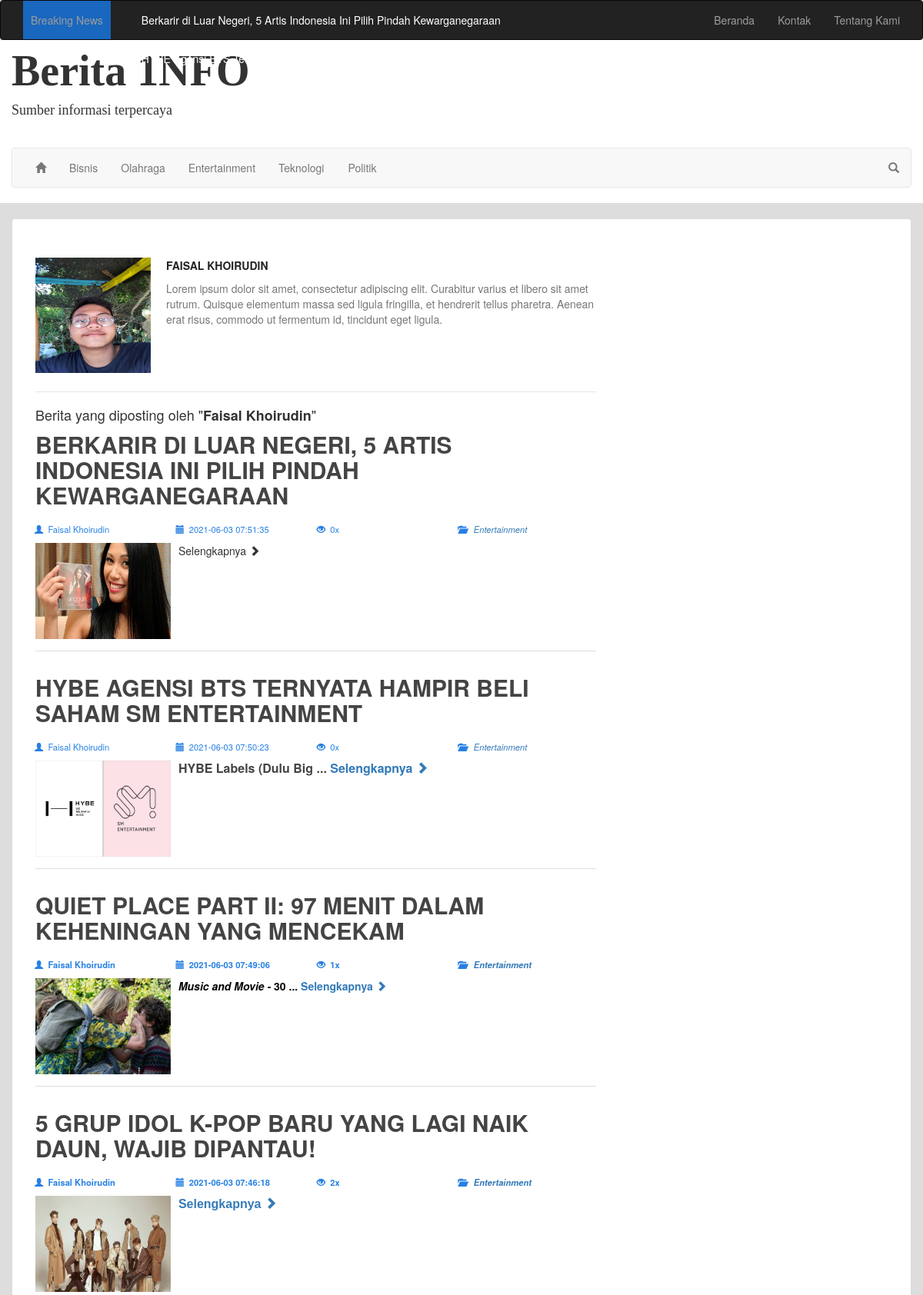
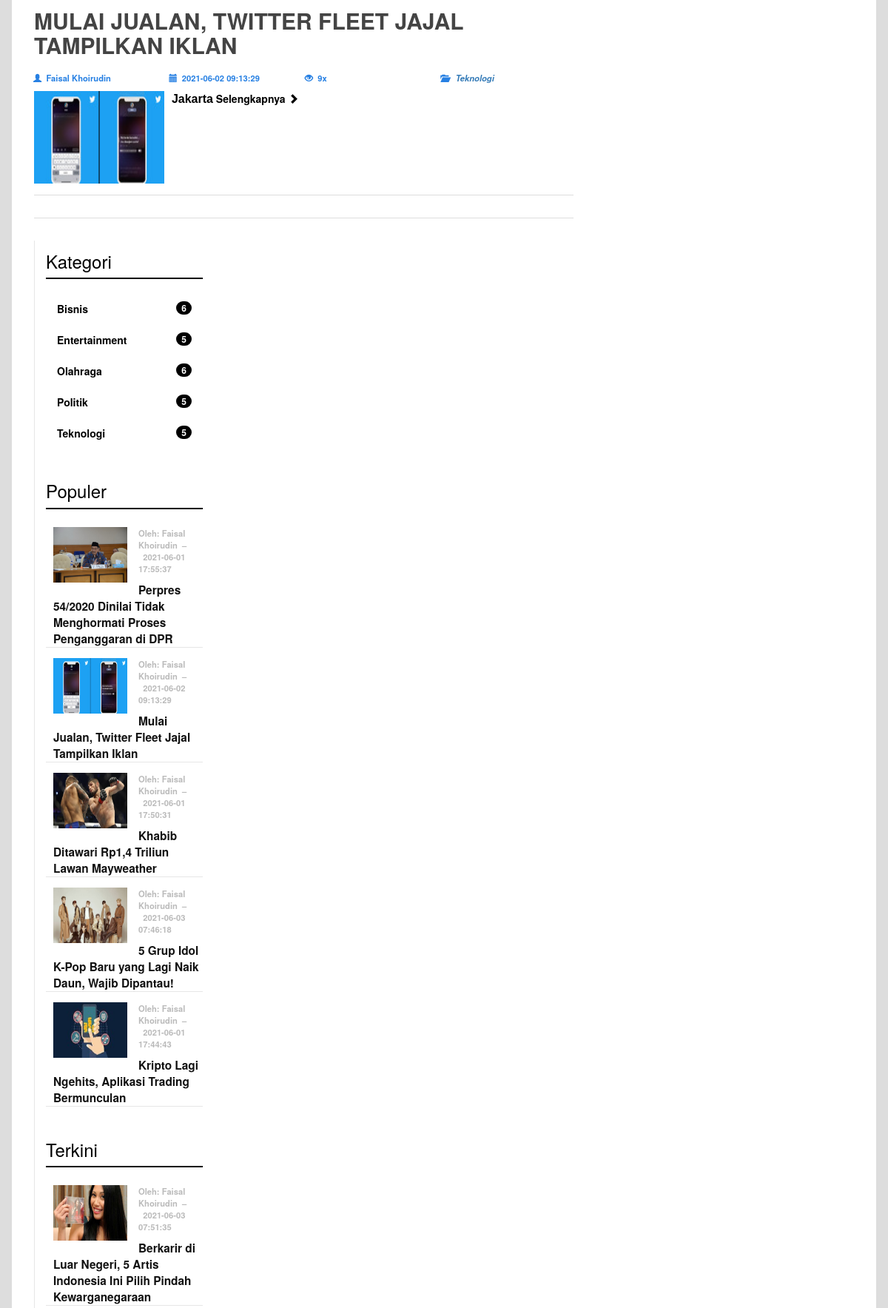
/penulis.php?id=1 (upper part), run on the app's committed database (2 pictures, top to bottom).
### tables this page shows
CREATE TABLE `berita` (
  `id_berita` int(11) NOT NULL,
  `judul` varchar(100) NOT NULL,
  `id_kategori` int(11) NOT NULL,
  `gambar` varchar(100) NOT NULL,
  `teks_berita` text NOT NULL,
  `tgl_posting` datetime NOT NULL,
  `id_admin` int(11) NOT NULL,
  `dilihat` int(11) NOT NULL
);

CREATE TABLE `halaman` (
  `id_hal` int(11) NOT NULL,
  `nm_halaman` varchar(30) NOT NULL,
  `link` varchar(30) NOT NULL
);

CREATE TABLE `kategori` (
  `id_kategori` int(11) NOT NULL,
  `kategori` varchar(30) NOT NULL
);

### config/config.php (called while the page is built)
<?php
$base_url = 'http://localhost/ebisnis/';
?>

### lib/site_title.php (called while the page is built, shortened)
<?php
function site_title() {
	global $koneksi;
	$site_title = 'Berita 1NFO';
	$url = $_SERVER['REQUEST_URI'];
	$explode_url = explode("/", $url);
	if (!isset($_GET['id'])) {
		switch ($explode_url[2]) {
			case '':
				$site_subtitle = 'Sumber berita terpercaya';
				$title = $site_title." | ".$site_subtitle;
				break;
			case 'index.php':
				$site_subtitle = 'Sumber berita terpercaya';
				$title = $site_title." | ".$site_subtitle;
				break;
			case 'tentang.php':
				$site_subtitle = 'Tentang Berita 1NFO';
				$title = $site_subtitle." | ".$site_title;
				break;
			case 'kontak.php':
				$site_subtitle = 'Kontak Kami';
				$title = $site_subtitle." | ".$site_title;
				break;
			default:
				$site_subtitle = 'Halaman Tidak Ditemukan';
				$title = $site_subtitle." | ".$site_title;
				break;
		}
	} else {
		$id = $_GET['id'];
		$explode_again = explode("?", $explode_url[2]);
		switch ($explode_again[0]) {
			case 'penulis.php':
				$sql = "SELECT nama_admin FROM admin WHERE id_admin='".$id."'";
				$qry = $koneksi->query($sql) or die("Error di title kategori:".$koneksi->error);
				$data = $qry->fetch_assoc();
				$site_subtitle = "Berita oleh ".$data['nama_admin'];
				break;
		}
		$title = $site_subtitle." | ".$site_title;
	}
	return $title;
}

### penulis.php (the view, shortened to what this page needs)
<?php include 'header.php';
$limit = 5;
if(isset($_GET['p']))
{
    $noPage = $_GET['p'];
}
else $noPage = 1;
$offset = ($noPage - 1) * $limit;
$sqlAuthor = "SELECT nama_admin, foto, deskripsi FROM admin WHERE id_admin='".$koneksi->real_escape_string($_GET['id'])."'";
$qryAuthor = $koneksi->query($sqlAuthor) or die($koneksi->error);
$jumlah = $qryAuthor->num_rows;
if ($jumlah > 0) {
	$author = $qryAuthor->fetch_assoc();
	$sqlIndex = "SELECT
	berita.id_berita,
	berita.judul,
	berita.gambar,
	berita.teks_berita,
	berita.tgl_posting,
	berita.dilihat,
	admin.id_admin,
	admin.nama_admin,
	kategori.id_kategori,
	kategori.kategori
	FROM
	admin
	INNER JOIN berita ON admin.id_admin = berita.id_admin
	INNER JOIN kategori ON kategori.id_kategori = berita.id_kategori
	WHERE admin.id_admin = '".$koneksi->real_escape_string($_GET['id'])."'
	ORDER BY
	berita.tgl_posting DESC
	LIMIT ".$offset.",". $limit;
	$qryIndex = $koneksi->query($sqlIndex);
} else {
	echo "<script>window.location = '404.php'</script>";
}
?>
<div class="container-fluid">
	<div class="row">
		<div class="container konten-wrapper">
			<div class="panel panel-default">
				<div class="panel-body main">
					<div class="col-md-8">
						<div class="author">
							<div class="author-img wow fadeIn" data-wow-duration="3s" data-wow-delay="5s">
								<img width="150" height="150" src="<?php echo $base_url; ?>images/author/<?php echo $author['foto']; ?>">
							</div>
							<div class="author-data">
								<p><span class="author-name"><?php echo $author['nama_admin']; ?></span></p>
								<p class="author-desc text-muted"><?php echo $author['deskripsi']; ?></p>
							</div>
						</div>
						<h4>Berita yang diposting oleh "<strong><?php echo $author['nama_admin']; ?></strong>"</h4>
						<?php while ($post_auth = $qryIndex->fetch_assoc()) { ?>
						<div class="post">
							<div class="row post-title">
								<div class="col-sm-12">
									<a href="<?php echo $base_url."detail.php?id=".$post_auth['id_berita']."&amp;judul=".strtolower(str_replace(" ", "-",$post_auth['judul'])); ?>">
										<h2><?php echo strtoupper($post_auth['judul']); ?></h2>
									</a>
								</div>
							</div>
							<div class="row post-meta">
								<div class="col-sm-3">
									<i class="glyphicon glyphicon-user"></i>&nbsp;&nbsp;<?php echo $author['nama_admin']; ?>
								</div>
								<div class="col-sm-3">
									<i class="glyphicon glyphicon-calendar"></i>&nbsp;&nbsp;<?php echo $post_auth['tgl_posting']; ?>
								</div>
								<div class="col-sm-3">
									<i class="glyphicon glyphicon-eye-open"></i>&nbsp;&nbsp;<?php echo $post_auth['dilihat']; ?>x
								</div>
								<div class="col-sm-3">
									<i class="glyphicon glyphicon-folder-open"></i>&nbsp;&nbsp;
									<a href="<?php echo $base_url."kategori.php?id=".$post_auth['id_kategori']."&amp;".
									strtolower(str_replace(' ', '-',$post_auth['kategori'])); ?>">
										<em><?php echo $post_auth['kategori']; ?></em>
									</a>
								</div>
							</div>
							<div class="row post-content">
								<div class="col-sm-12 excerpt">
									<img src="<?php echo $base_url."images/".$post_auth['gambar']; ?>" class="wow fadeIn">
									<?php echo substr($post_auth['teks_berita'], 0,200); ?>...
									<a href="<?php echo $base_url."detail.php?id=".$post_auth['id_berita']."&amp;judul=".
									strtolower(str_replace(' ', '-', $post_auth['judul'])); ?>">
										Selengkapnya <i class="glyphicon glyphicon-chevron-right"></i>
									</a>
								</div>
							</div>
						</div>
						<?php } ?>
					</div>
					<?php include 'sidebar.php'; ?>
				</div>
			</div>
		</div>
	</div>
</div>
<?php include 'footer.php';

### header.php (shortened to what this page needs)
<?php
require_once 'config/config.php';
require_once 'config/koneksi.php';
require_once 'lib/site_title.php';
$sqlHal = 'SELECT * FROM halaman';
$qryHal = $koneksi->query($sqlHal) or die($koneksi->error);
$sqlKat = 'SELECT
kategori.id_kategori,
kategori.kategori
FROM
kategori
INNER JOIN berita ON kategori.id_kategori = berita.id_kategori
GROUP BY
kategori.kategori
ORDER BY
kategori.id_kategori ASC
LIMIT 0, 5';
$qryKat = $koneksi->query($sqlKat) or die($koneksi->error);
$sqlBreaking = 'SELECT berita.id_berita, berita.judul FROM berita ORDER BY berita.tgl_posting DESC LIMIT 0, 5';
$qryBreaking = $koneksi->query($sqlBreaking);
$url = $_SERVER['REQUEST_URI'];
$explode_url = explode("/", $url);
?>
<!DOCTYPE html>
<html lang="en">
<head>
  <link rel="stylesheet" href="assets/bootstrap/css/bootstrap.min.css">
  <link rel="stylesheet" href="assets/wow/css/animate.css">
  <link rel="stylesheet" href="assets/font-awesome/css/font-awesome.min.css">
  <link rel="stylesheet" href="dist/css/hover-min.css">
  <link rel="stylesheet" href="dist/css/style.css">
</head>
<body>
  <div class="container-fluid wrapper">
    <div class="row">
      <nav class="navbar navbar-inverse navbar-top">
        <div class="container">
          <div class="collapse navbar-collapse" id="bs-example-navbar-collapse-1">
            <ul class="nav navbar-nav headline-container">
              <p class="navbar-text headline">Breaking News</p>
              <li>
                <ul id="headlines" class="headlines">
                  <?php while ($breaking_news = $qryBreaking->fetch_array()) { ?>
                  <li>
                    <a
                      href="<?php echo $base_url."detail.php?id=".$breaking_news['id_berita']."&amp;judul=".strtolower(str_replace(" ", "-", $breaking_news['judul'])); ?>">
                      <?php echo $breaking_news['judul']; ?>
                    </a>
                  </li>
                  <?php } ?>
                </ul>
              </li>
            </ul>
            <ul class="nav navbar-nav navbar-right">
              <?php if ($explode_url[2] == 'index.php' || $explode_url[2] == '') { ?>
              <li class="active"><a href="index.php">Beranda</a></li>
              <?php } else { ?>
              <li><a href="index.php">Beranda</a></li>
              <?php } ?>
              <?php
                while ($hal=$qryHal->fetch_array()) {
                  if ($hal['link'] == $explode_url[2]) {
              ?>
              <li class="active"><a href="<?php echo $base_url.$hal['link']; ?>"><?php echo $hal['nm_halaman']; ?></a>
              </li>
              <?php
                  } else {
                    ?>
              <li><a href="<?php echo $base_url.$hal['link']; ?>"><?php echo $hal['nm_halaman']; ?></a></li>
              <?php
                  }
              ?>
              <?php } ?>
            </ul>
          </div>
        </div>
      </nav>
    </div>
    <div class="row header-wrapper">
      <div class="container">
        <div class="header">
          <h3 class="site-title">
            Berita 1NFO
          </h3>
          <h4 class="site-description">Sumber informasi terpercaya</h4>
        </div>
        <nav class="navbar navbar-default navbar-bottom">
          <div class="container-fluid">
            <div class="collapse navbar-collapse" id="bs-example-navbar-collapse-2">
              <ul class="nav navbar-nav">
                <?php if ($explode_url[2] == 'index.php' || $explode_url[2] == '') { ?>
                <li class="active"><a href="index.php" class="hvr-sweep-to-top"><i
                      class="glyphicon glyphicon-home"></i></a></li>
                <?php } else { ?>
                <li><a href="index.php" class="hvr-sweep-to-top"><i class="glyphicon glyphicon-home"></i></a></li>
                <?php } ?>
                <?php while ($kat_menu=$qryKat->fetch_array()) { ?>
                <?php if (isset($_GET['kat']) && $kat_menu['id_kategori'] == $_GET['id']) { ?>
                <li class="active">
                  <a class="hvr-sweep-to-top"
                    href="<?php echo $base_url."kategori.php?id=".$kat_menu['id_kategori']."&amp;kat=".strtolower($kat_menu['kategori']); ?>">
                    <?php echo $kat_menu['kategori']; ?>
                  </a>
                </li>
                <?php } else { ?>
                <li>
                  <a class="hvr-sweep-to-top"
                    href="<?php echo $base_url."kategori.php?id=".$kat_menu['id_kategori']."&amp;kat=".strtolower($kat_menu['kategori']); ?>">
                    <?php echo $kat_menu['kategori']; ?>
                  </a>
                </li>
                <?php } ?>
                <?php } ?>
              </ul>
              <ul class="nav navbar-nav navbar-right">
                <li class="dropdown">
                  <a href="#" class="dropdown-toggle" data-toggle="dropdown" aria-expanded="false" id="search">
                    <i class="glyphicon glyphicon-search"></i>
                  </a>
                </li>
              </ul>
            </div>
          </div>
        </nav>
      </div>
    </div>
  </div>

### sidebar.php
<?php
$kategori_list = 'SELECT
					kategori.kategori,
					Count(berita.id_berita) AS jumlah,
					kategori.id_kategori
					FROM
					berita
					INNER JOIN kategori ON berita.id_kategori = kategori.id_kategori
					GROUP BY
					kategori.kategori,
					kategori.id_kategori';
$list_kategori = $koneksi->query($kategori_list) or die($koneksi->error);
$terkini = 'SELECT
berita.id_berita,
berita.judul,
berita.gambar,
berita.tgl_posting,
berita.id_admin,
admin.nama_admin
FROM
berita
INNER JOIN admin ON berita.id_admin = admin.id_admin
ORDER BY
berita.tgl_posting DESC
LIMIT 0, 5
';
$populer = 'SELECT
berita.id_berita,
berita.judul,
berita.gambar,
berita.tgl_posting,
admin.nama_admin,
berita.id_admin,
berita.dilihat
FROM
berita
INNER JOIN admin ON berita.id_admin = admin.id_admin
ORDER BY
berita.dilihat DESC
LIMIT 0, 5
';
$list_terkini = $koneksi->query($terkini) or die ($koneksi->error);
$list_populer = $koneksi->query($populer) or die ($koneksi->error);
?>
					<div class="col-md-4 sidebar">
						<div class="sidebar-item kategori">
							<h3 class="page-header">Kategori</h5>
							<ul class="nav nav-pills nav-stacked nav-kat">
							<?php while ($data_kat = $list_kategori->fetch_array()) { ?>
							<?php if (isset($_GET['kat']) && $data_kat['id_kategori'] == $_GET['id'] ) { ?>
								<li class="active">
									<a href="<?php echo $base_url."kategori.php?id=".$data_kat['id_kategori']."&amp;kat=".strtolower($data_kat['kategori']); ?>">
									<?php echo $data_kat['kategori']; ?> <span class="badge pull-right"><?php echo $data_kat['jumlah'] ?></span></a>
								</li>
							<?php } else { ?>
								<li>
									<a href="<?php echo $base_url."kategori.php?id=".$data_kat['id_kategori']."&amp;kat=".strtolower($data_kat['kategori']); ?>">
									<?php echo $data_kat['kategori']; ?> <span class="badge pull-right"><?php echo $data_kat['jumlah'] ?></span></a>
								</li>
							<?php } ?>
							<?php } ?>
							</ul>
						</div>
						<div class="sidebar-item">
							<h3 class="page-header">Populer</h3>
							<ul class="news-list">
							<?php while ($populer_list = $list_populer->fetch_array()) { ?>
								<li>
									<a <a href="<?php echo $base_url."detail.php?id=".$populer_list['id_berita']."&amp;judul=".strtolower(str_replace(" ", "-", $populer_list['judul'])); ?>">
										<img src="<?php echo $base_url."images/".$populer_list['gambar']; ?>" class="img-responsive wow fadeIn">
									</a>
									<p>Oleh: <a href="<?php echo $base_url."penulis.php?id=".$populer_list['id_admin']; ?>"><?php echo $populer_list['nama_admin']; ?></a>&nbsp;&nbsp;&ndash;&nbsp;&nbsp;<?php echo $populer_list['tgl_posting']; ?></p>
									<a href="<?php echo $base_url."detail.php?id=".$populer_list['id_berita']."&amp;judul=".strtolower(str_replace(" ", "-", $populer_list['judul'])); ?>">
										<?php echo $populer_list['judul']; ?>
									</a>
								</li>
							<?php } ?>
							</ul>
						</div>
						<div class="sidebar-item">
							<h3 class="page-header">Terkini</h3>
							<ul class="news-list">
							<?php while ($terkini_list = $list_terkini->fetch_array()) { ?>
								<li>
									<a href="<?php echo $base_url."detail.php?id=".$terkini_list['id_berita']."&amp;judul=".strtolower(str_replace(" ", "-", $terkini_list['judul'])); ?>">
										<img src="<?php echo $base_url."images/".$terkini_list['gambar']; ?>" class="img-responsive wow fadeIn">
									</a>
									<p>Oleh: <a href="<?php echo $base_url."penulis.php?id=".$terkini_list['id_admin']; ?>"><?php echo $terkini_list['nama_admin']; ?></a>&nbsp;&nbsp;&ndash;&nbsp;&nbsp;<?php echo $terkini_list['tgl_posting']; ?></p>
									<a href="<?php echo $base_url."detail.php?id=".$terkini_list['id_berita']."&amp;judul=".strtolower(str_replace(" ", "-", $terkini_list['judul'])); ?>">
										<?php echo $terkini_list['judul']; ?>
									</a>
								</li>
							<?php } ?>
							</ul>
						</div>
					</div>

### data on the page
berita: judul "Berkarir di Luar Negeri, 5 Artis Indonesia Ini Pilih Pindah Kewarganegaraan", judul "BERKARIR DI LUAR NEGERI, 5 ARTIS INDONESIA INI PILIH PINDAH KEWARGANEGARAAN", id_admin.nama_admin "Faisal Khoirudin", tgl_posting "2021-06-03 07:51:35", dilihat "0", id_kategori.kategori "Entertainment", gambar (picture)
berita: judul "HYBE Agensi BTS Ternyata Hampir Beli Saham SM Entertainment", judul "HYBE AGENSI BTS TERNYATA HAMPIR BELI SAHAM SM ENTERTAINMENT", id_admin.nama_admin "Faisal Khoirudin", tgl_posting "2021-06-03 07:50:23", dilihat "0", id_kategori.kategori "Entertainment", gambar (picture), teks_berita "HYBE Labels (Dulu Big"
halaman: nm_halaman "Kontak"
halaman: nm_halaman "Tentang Kami"
kategori: kategori "Bisnis", jumlah "6"
kategori: kategori "Olahraga", jumlah "6"
kategori: kategori "Entertainment", jumlah "5"
kategori: kategori "Teknologi", jumlah "5"
kategori: kategori "Politik", jumlah "5"
berita: judul "QUIET PLACE PART II: 97 MENIT DALAM KEHENINGAN YANG MENCEKAM", id_admin.nama_admin "Faisal Khoirudin", tgl_posting "2021-06-03 07:49:06", dilihat "1", id_kategori.kategori "Entertainment", gambar (picture), teks_berita "Music and Movie - 30"
berita: judul "5 GRUP IDOL K-POP BARU YANG LAGI NAIK DAUN, WAJIB DIPANTAU!", id_admin.nama_admin "Faisal Khoirudin", tgl_posting "2021-06-03 07:46:18", dilihat "2", id_kategori.kategori "Entertainment", gambar (picture), judul "5 Grup Idol K-Pop Baru yang Lagi Naik Daun, Wajib Dipantau!"
berita: judul "MULAI JUALAN, TWITTER FLEET JAJAL TAMPILKAN IKLAN", id_admin.nama_admin "Faisal Khoirudin", tgl_posting "2021-06-02 09:13:29", dilihat "9", id_kategori.kategori "Teknologi", gambar (picture), teks_berita "Jakarta", judul "Mulai Jualan, Twitter Fleet Jajal Tampilkan Iklan"
berita: gambar (picture), id_admin.nama_admin "Faisal Khoirudin", tgl_posting "2021-06-01 17:55:37", judul "Perpres 54/2020 Dinilai Tidak Menghormati Proses Penganggaran di DPR"
berita: gambar (picture), id_admin.nama_admin "Faisal Khoirudin", tgl_posting "2021-06-01 17:50:31", judul "Khabib Ditawari Rp1,4 Triliun Lawan Mayweather"
berita: gambar (picture), id_admin.nama_admin "Faisal Khoirudin", tgl_posting "2021-06-01 17:44:43", judul "Kripto Lagi Ngehits, Aplikasi Trading Bermunculan"

### other printed values
$author['nama_admin'] "FAISAL KHOIRUDIN"
$author['nama_admin'] "Faisal Khoirudin"
